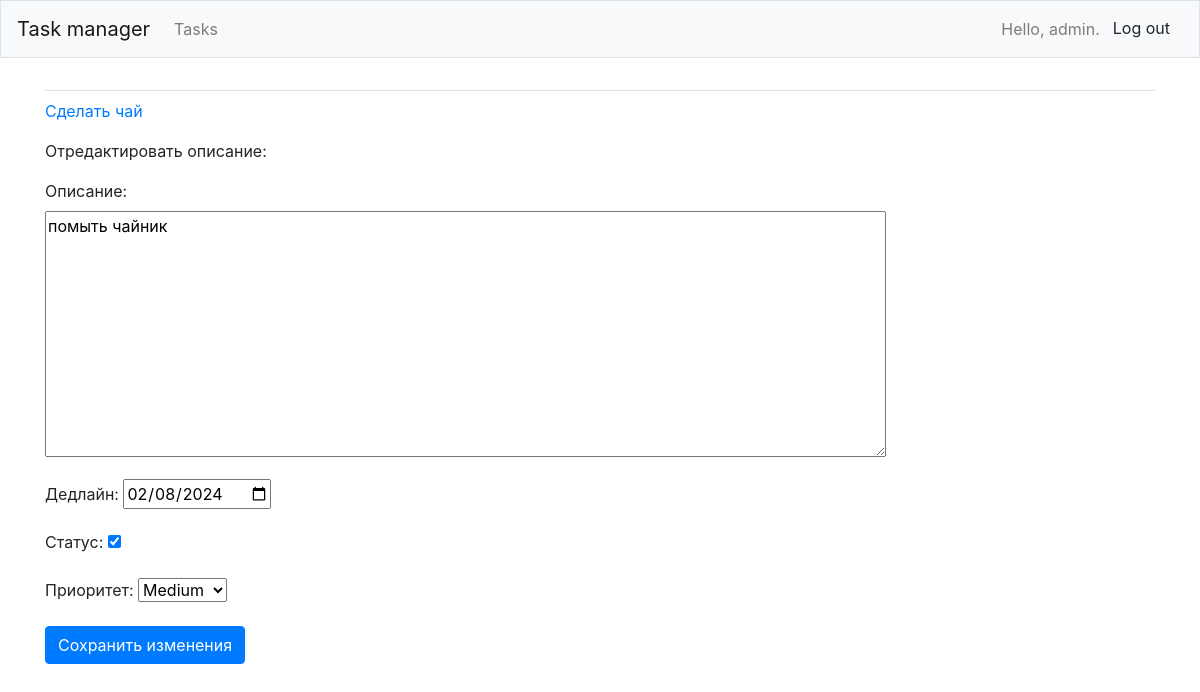
The app's page /edit_entry/6/ (signed in) with its own data.
### tasks1/models.py (models this page shows, shortened)
class TodoList(models.Model):
    task_name = models.CharField(max_length=200)
    owner = models.ForeignKey(User, on_delete=models.CASCADE)
    def __str__(self):
        return self.task_name

class Entry(models.Model):
    task = models.ForeignKey(TodoList, on_delete=models.CASCADE)
    description = models.TextField()
    deadline = models.DateField(auto_now_add=False)
    status = models.BooleanField(default=False)
    priority = models.CharField(max_length=10, choices=(("high", "High"), ("medium", "Medium"), ("low", "Low")))
    class Meta:
        verbose_name_plural = 'entries'

### tasks1/views.py (the view)
# urls.py: path('edit_entry/<int:entry_id>/', views.edit_entry, name='edit_entry'),
@login_required
def edit_entry(request, entry_id):
    entry = Entry.objects.get(id=entry_id)
    task = entry.task
    if task.owner != request.user:
        raise Http404
    if request.method != 'POST':
        form = EntryForm(instance=entry)
    else:
        form = EntryForm(instance=entry, data=request.POST)
        if form.is_valid():
            form.save()
            return redirect('tasks1:task', task_id=task.id)
    context = {'entry': entry, 'task': task, 'form': form}
    return render(request, 'tasks1/edit_entry.html', context)

### tasks1/forms.py
class EntryForm(forms.ModelForm):
    class Meta:
        model = Entry
        fields = ['description', 'deadline', 'status', 'priority']
        labels = {'description': 'Описание', 'deadline': 'Дедлайн', 'status': 'Статус', 'priority': 'Приоритет'}
        widgets = {'description': forms.Textarea(attrs={'cols': 80}), 'deadline': forms.DateInput(attrs={'type': 'date'})}

### tasks1/templates/tasks1/edit_entry.html (shortened to what this page needs)
{% extends "tasks1/base.html" %}
{% block content %}
    <div class="row">
        <div class="col-md-6">
            <p><a href="{% url 'tasks1:task' task.id %}">{{ task }}</a></p>
            <p>Отредактировать описание:</p>
            <form action="{% url 'tasks1:edit_entry' entry.id %}" method='post'>
                {{ form.as_p }}
                <button type="submit" class="btn btn-primary">Сохранить изменения</button>
            </form>
        </div>
    </div>
{% endblock content %}

### tasks1/templates/tasks1/base.html (shortened to what this page needs)
{% load bootstrap4 %}
<!DOCTYPE html>
<html lang="en">
<head>
    {% bootstrap_css %}
</head>
<body>
<nav class="navbar navbar-expand-md navbar-light bg-light mb-4 border">
    <a class="navbar-brand" href="{% url 'tasks1:index' %}">
        Task manager
    </a>
    <div class="collapse navbar-collapse" id="navbarCollapse">
        <ul class="navbar-nav mr-auto">
            <li class="nav-item">
                <a class="nav-link" href="{% url 'tasks1:tasks' %}">
                    Tasks
                </a>
            </li>
        </ul>
        <ul class="navbar-nav ml-auto">
            {% if user.is_authenticated %}
                <li class="nav-item">
                    <span class="navbar-text">Hello, {{ user.username }}.</span>
                </li>
                <li class="nav-item">
                    <form action="{% url 'users:logout' %}" method="post">
                        <button type="submit" class="btn btn-light">Log out</button>
                    </form>
                </li>
            {% endif %}
        </ul>
    </div>
</nav>
<main role="main" class="container">
    <div class="pb-2 mb-2 border-bottom">
    </div>
    <div>
        {% block content %}{% endblock content %}
    </div>
</main>
</body>
</html>

### records on screen
TodoList: task_name "Сделать чай"
Entry: description "помыть чайник", deadline "02/08/2024", status "☑", priority "Medium"

### other values on screen
{{ user.username }} "admin"
